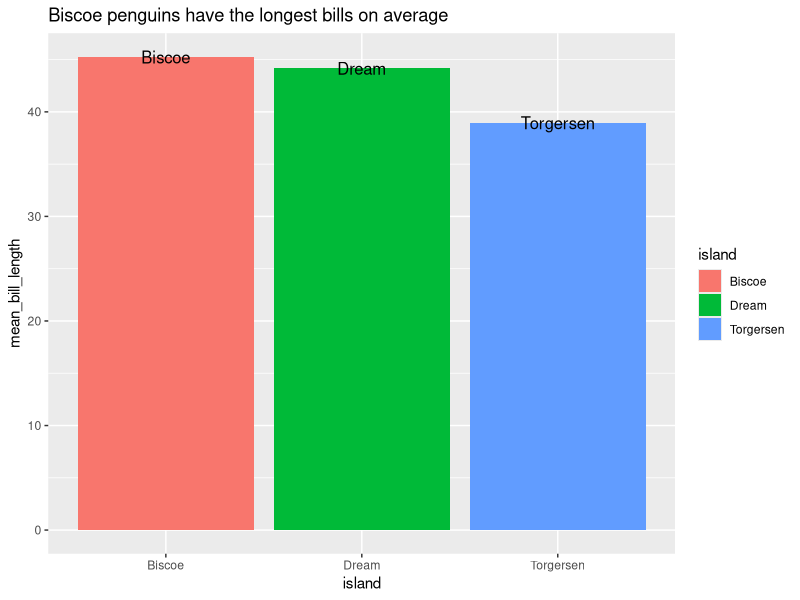

Here is the R script that generated this plot:
## ---- chunk 1
library(tidyverse)
library(palmerpenguins)
## ---- chunk 2
#| fig-height: 10
#| fig-width: 3
penguins |>
  group_by(island) |>
  summarize(mean_bill_length = mean(bill_length_mm, na.rm = TRUE)) |>
  ggplot(
    aes(
      x = island,
      y = mean_bill_length,
      label = island,
      fill = island
    )
  ) +
  geom_col() +
  geom_text(
    size.unit = "pt",
    size = 12
  ) +
  labs(title = "Biscoe penguins have the longest bills on average")
